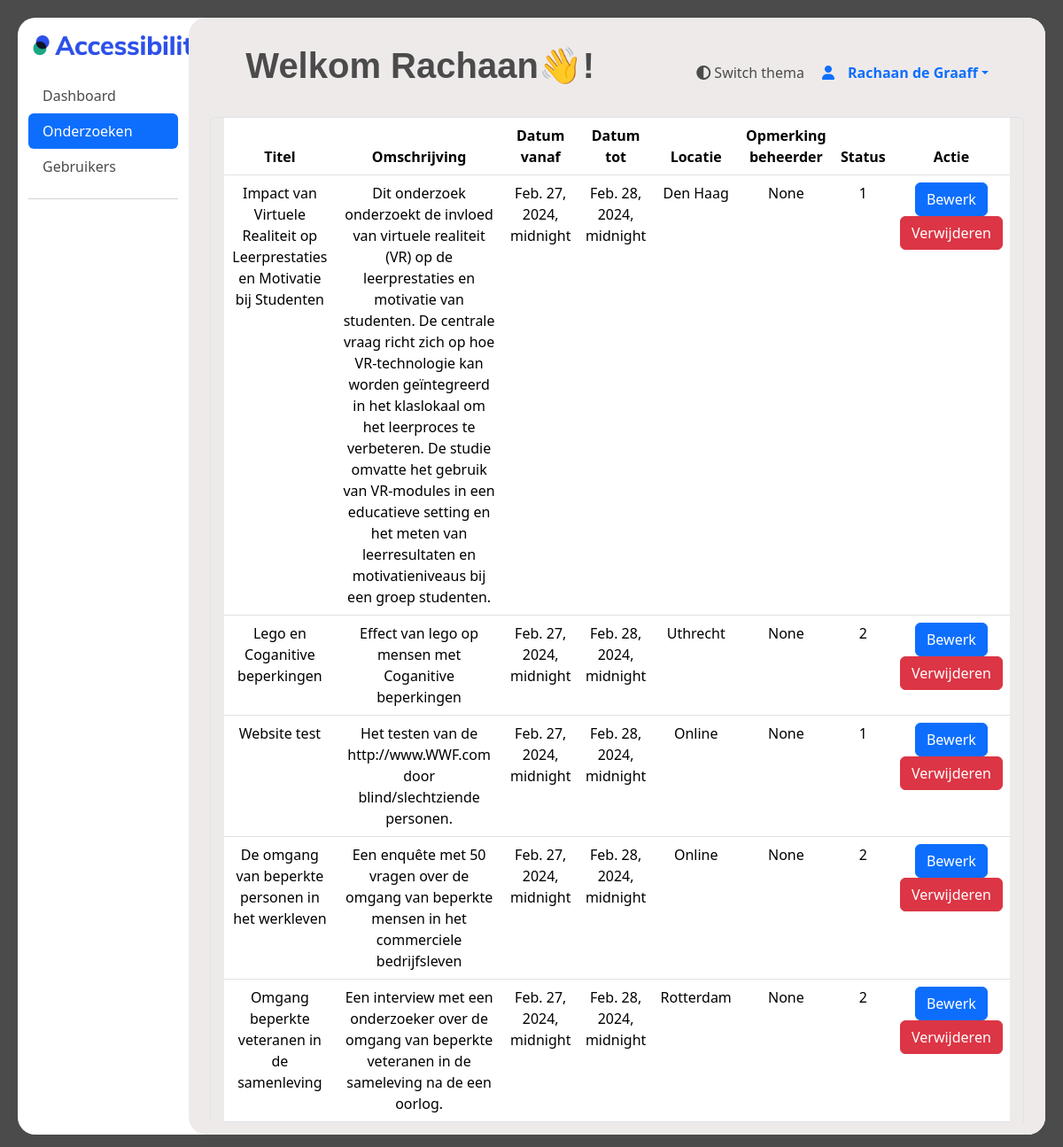
Page /beheerder/onderzoeken (signed in) on the committed database.
### ervaringsdeskundige/models.py (models this page shows, shortened)
class User(AbstractUser):
    first_name = models.CharField(max_length=100)
    last_name = models.CharField(max_length=100)
    postcode = models.CharField(max_length=10)
    geslacht = models.CharField(max_length=10, choices=[('M','Man'),('V', 'Vrouw'), ('0', 'Anders')])
    email = models.EmailField()
    telefoonnummer = models.CharField(max_length=100)
    geboortedatum = models.DateField()
    gebruikte_hulpmiddelen = models.TextField(max_length=200)
    bijzonderheden = models.TextField(max_length=100, default='', blank=True)
    beschikbaar_vanaf = models.DateTimeField()
    beschikbaar_tot = models.DateTimeField()
    bijzonderheden_beschikbaarheid = models.TextField(max_length=100, blank=True)
    username = models.CharField(max_length=100, unique=True)
    voorkeur_benadering = models.CharField(max_length=20)
    status = models.CharField(max_length=10, default=1)
    opmerking_verwijderd = models.TextField(blank=True, null=True)
    datum_goedgekeurd = models.DateTimeField(blank=True, null=True)
    goedegekeurd_door = models.CharField(max_length=100, null=True)
    groups = models.ManyToManyField(
        Group,
        verbose_name='groups',
        related_name='user_groups',
        blank=True,
        help_text='The groups this user belongs to. A user will get all permissions granted to each of their groups.',
        related_query_name='user',
    )
    user_permissions = models.ManyToManyField(
        Permission,
        verbose_name='user permissions',
        related_name='user_user_permissions',
        blank=True,
        help_text='Specific permissions for this user.',
        related_query_name='user',
    )

### main/models.py (models this page shows)
class Onderzoeken(models.Model):
    onderzoeks_id = models.AutoField(primary_key=True)
    organisatie = models.ForeignKey('Organisaties', models.DO_NOTHING)
    status = models.IntegerField(default=1)
    titel = models.TextField()
    omschrijving = models.TextField()
    datum_vanaf = models.DateTimeField()
    datum_tot = models.DateTimeField()
    soort_onderzoek = models.IntegerField()
    locatie = models.TextField(blank=True, null=True)
    met_beloning = models.IntegerField()
    beloning = models.TextField(blank=True, null=True)
    doelgroep_leeftijd_van = models.IntegerField()
    doelgroep_leeftijd_tot = models.IntegerField()
    contact_opgenomen = models.IntegerField(default=0)
    opmerkingen_beheerder = models.IntegerField(blank=True, null=True)
    type_onderzoek = models.ForeignKey('TypeOnderzoek', models.DO_NOTHING, db_column='type_onderzoek')
    class Meta:
        managed = False
        db_table = 'Onderzoeken'

### beheerder/views.py (the view)
# urls.py: path('onderzoeken', views.onderzoeken, name="onderzoeken"),
@staff_member_required
def onderzoeken(request):
    onderzoeken = Onderzoeken.objects.values('titel', 'omschrijving','datum_vanaf', 'datum_tot', 'locatie', 'status', 'opmerkingen_beheerder', 'onderzoeks_id')
    return render(request, 'beheerder/onderzoeken.html', {'onderzoeken': onderzoeken})

### templates/beheerder/onderzoeken.html (shortened to what this page needs)
{% extends "beheerder/inner_base.html" %}
{% block menu_active %}
<ul class="nav nav-pills flex-column mb-auto">
  <li class="nav-item">
    <a href="/beheerder/dashboard" class="nav-link menu_text" >
      Dashboard
    </a>
  </li>
  <li>
    <a href="/beheerder/onderzoeken" class="nav-link active" aria-current="page">
      Onderzoeken
    </a>
  </li>
  <li>
    <a  href="/beheerder/users" class="nav-link menu_text">
      Gebruikers
    </a>
  </li>
</ul>
{% endblock %}
{% block inner_content %}
            <br>
            <div class="container rounded-top border border-bottom-0 text-center">
                <table class="table">
                      <thead>
                      <tr>
                          <th scope="col">Titel</th>
                          <th scope="col">Omschrijving</th>
                          <th scope="col">Datum vanaf</th>
                          <th scope="col">Datum tot</th>
                          <th scope="col">Locatie</th>
                          <th scope="col">Opmerking beheerder</th>
                          <th scope="col">Status</th>
                          <th scope="col">Actie</th>
                      </tr>
                      </thead>
                      <tbody>
                        {% for onderzoek in onderzoeken %}
                            <tr>
                                <td>{{ onderzoek.titel }}</td>
                                <td>{{ onderzoek.omschrijving }}</td>
                                <td>{{ onderzoek.datum_vanaf }}</td>
                                <td>{{ onderzoek.datum_tot }}</td>
                                <td>{{ onderzoek.locatie }}</td>
                                <td>{{ onderzoek.opmerkingen_beheerder }}</td>
                                <td>{{ onderzoek.status }}</td>
                                <td>
                                    <button type="button" class="btn btn-primary" onclick="window.location.href='/beheerder/dashboard/research/{{ onderzoek.onderzoeks_id }}/edit';">Bewerk</button>
                                    <a href="{% url 'verwijder_onderzoek' onderzoek.onderzoeks_id %}" class="btn btn-danger">Verwijderen</a>
                                </td>
                            </tr>
                        {% endfor %}
                      </tbody>
                  </table>
              </div>
{% endblock %}

### templates/beheerder/inner_base.html (shortened to what this page needs)
{% extends "ervaringsdeskundige/base.html" %}
{% load static %}
{% block content %}
<div class="container-fluid" style="height: 94vh;">
    <div class="row">
        <nav id="sidebar" class="col-md-3 col-lg-2 d-md-block sidebar">
          <a href="#">
            <img style="margin: 20px; margin-left: 5px;" src="{% static 'images/logo_accessibility.png' %}" width="200px" alt="Logo van Accessibility">
          </a>
            <div class="position-sticky">
              {% block menu_active %}{% endblock %}
              <hr>
            </div>
        </nav>
        <div style="height: 94vh;" id="dashboard_main" class="col-md-9 ms-sm-auto col-lg-10 px-md-4">
         <div id="dashboard_overflow">
          <main>
          <div class="text-center" style="padding-top: 20px;">
            <div>
                <div id="search" style="height: 20px;">
                    <a  style="margin-right: 20px;cursor: pointer;" onclick="toggleTheme()" tabindex="0"><i class="fa-solid fa-circle-half-stroke"></i>      Switch thema </a>
                    <div class="dropdown">
                      <a href="#" class="d-flex align-items-center text-decoration-none dropdown-toggle" id="dropdownUser2" data-bs-toggle="dropdown" aria-expanded="false" aria-label="dropdown menu met dashboard, profiel en loguit opties">
                        <i class="fa-solid fa-user" style="padding-right: 15px;" width="32" height="32" class="rounded-circle me-2"></i>
                        <strong>{{ user.first_name}} {{ user.last_name}}</strong>
                      </a>
                    </div>
                </div>
             <h1 style="margin: 10px; margin-left: 40px;" class="text-start extra-bold-header">Welkom {{ user.first_name }}👋!</h1>
            </div>
            {% block inner_content %}{% endblock %}
            </div>
          </main>
         </div>
        </div>
    </div>
</div>
{% endblock %}

### static/css/main.css (style rules this page uses)
:root { --background-light: #f5f5f5; --background-dark: #1f1f1f; --text-light: #4b4b4b; --text-dark: #ffffff; --accent-light: #9faecb; --accent-dark: #848484; --card-background-light: #ffffff; --card-background-dark: #393a69; --card-shadow-light: #bbbbbb; --card-shadow-dark: #7a7a7a; --border-light: #dddddd; --border-dark: #333333; --link-light: #007bff; --link-dark: #ff7f50; }
#content, .table, #dashboard_main, .rectangle, .card_stat, #custom_cont { transition: background-color 0.5s ease, color 0.3s ease, border-radius 0.5s ease; }
.container { margin-right: auto; margin-left: auto; padding-right: 15px; padding-left: 15px; width: 100%; }
@media (min-width: 576px) { .container { max-width: 540px; } }
@media (min-width: 768px) { .container { max-width: 720px; } }
@media (min-width: 992px) { .container { max-width: 960px; } }
@media (min-width: 1200px) { .container { max-width: 1140px; } }
#search { margin-top: 10px; margin-right: 30px; float: right; justify-content: space-between; display: flex; padding: 10px; height: 80px; }
.table { padding: 10px; }
body:not(.dark) { background-color: var(--text-light); color: var(--text-light); }
#sidebar { border-radius: 20px; }
#dashboard_main:not(.dark) { border-radius: 20px; background-color: #eeeaea; }
h1:not(.dark) { color: var(--tekst-light); }
#dashboard_overflow { overflow-y: auto; overflow-x: hidden; max-height: 94vh; height: 100%; }
.extra-bold-header { font-family: 'Inner', sans-serif; font-weight: 800; color: #4b4b4b; }
.menu_text:not(.dark) { color: var(--text-light); }

### rows in the picture
User: first_name "Rachaan", last_name "de Graaff"
Onderzoeken: titel "Impact van Virtuele Realiteit op Leerprestaties en Motivatie bij Studenten", omschrijving "Dit onderzoek onderzoekt de invloed van virtuele realiteit (VR) op de leerprestaties en motivatie van studenten. De centrale vraag richt zich op hoe VR-technologie kan worden geïntegreerd in het klaslokaal om het leerproces te verbeteren. De studie omvatte het gebruik van VR-modules in een educatieve setting en het meten van leerresultaten en motivatieniveaus bij een groep studenten.", datum_vanaf "Feb. 27, 2024, midnight", datum_tot "Feb. 28, 2024, midnight", locatie "Den Haag", opmerkingen_beheerder "None", status "1"
Onderzoeken: titel "Lego en Coganitive beperkingen", omschrijving "Effect van lego op mensen met Coganitive beperkingen", datum_vanaf "Feb. 27, 2024, midnight", datum_tot "Feb. 28, 2024, midnight", locatie "Uthrecht", opmerkingen_beheerder "None", status "2"
Onderzoeken: titel "Website test", omschrijving "Het testen van de http://www.WWF.com door blind/slechtziende personen.", datum_vanaf "Feb. 27, 2024, midnight", datum_tot "Feb. 28, 2024, midnight", locatie "Online", opmerkingen_beheerder "None", status "1"
Onderzoeken: titel "De omgang van beperkte personen in het werkleven", omschrijving "Een enquête met 50 vragen over de omgang van beperkte mensen in het commerciele bedrijfsleven", datum_vanaf "Feb. 27, 2024, midnight", datum_tot "Feb. 28, 2024, midnight", locatie "Online", opmerkingen_beheerder "None", status "2"
Onderzoeken: titel "Omgang beperkte veteranen in de samenleving", omschrijving "Een interview met een onderzoeker over de omgang van beperkte veteranen in de sameleving na de een oorlog.", datum_vanaf "Feb. 27, 2024, midnight", datum_tot "Feb. 28, 2024, midnight", locatie "Rotterdam", opmerkingen_beheerder "None", status "2"
